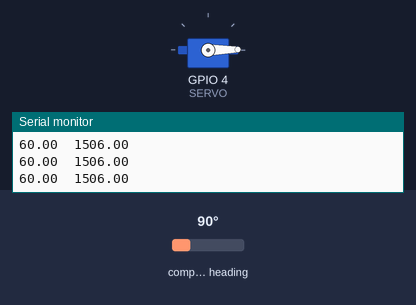
Recording of a program running on a simulated ESP32. On the bench: servo, the last lines printed to the serial monitor. Wiring (inferred from the names in the program): CMPS compass at I2C address 0x60; servo: signal GPIO 4. The test bench sets the inputs (shaded band); at power-on: compass heading 90°. Servo pulses on a pin are drawn as a servo (544–2400 µs = 0–180°).

Above: at 1.2 s.
1.3 s: compass heading set to 180°
At 2.5 s:
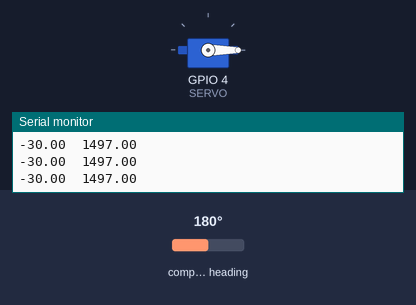
2.8 s: compass heading set to 7°
At 3.5 s:
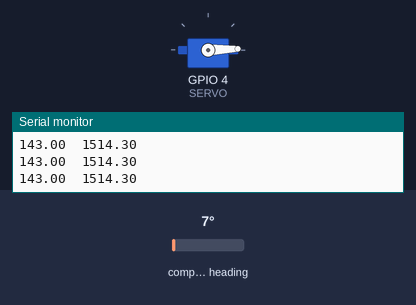
Timing chart, 0 to 5.8 s (numbered marks = the images above; inputs shaded):
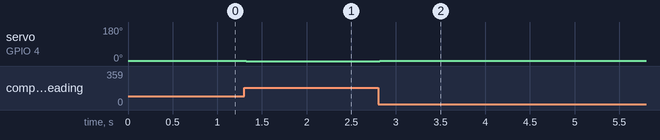

Measured:
- after the input at 1.3 s, servo on GPIO 4 (SERVO): 1° → 0° at once
- after the input at 2.8 s, servo on GPIO 4 (SERVO): 0° → 2° at once

The program:

main.cpp
```cpp
#include <Arduino.h>
#include <Wire.h>
#include <Servo.h>

#define CMPS12_ADDRESS 0x60 // Address of CMPS12 shifted right one bit for arduino wire library
#define ANGLE_8 0x01        // Register to read 8bit angle from

Servo myservo; // create servo object to control a servo
// twelve servo objects can be created on most boards

int pos = 0; // variable to store the servo position

unsigned char high_byte, low_byte, angle8;
char pitch, roll;
unsigned int angle16;
int SERVO = 4;
const int offset = 3;
float erreur = 0;
float SP = 150;
float sortie = 0;
//float Kp = (1700 - 1300)/360;
float Kp = 0.1;
float K = 1500;

int convertionDegree(float degree)
{
  // convertir un angle en degré en angle en microsecondes
  int tempsHaut = 0;
  tempsHaut = degree * 11 + 1500;
  return tempsHaut;
}

// void convertionVitesse(float vitesse)
// {
//   if (vitesse > 0)
//   {
//     digitalWrite(SERVO, HIGH); // sets the LED on (5V on pin 13)
//     delayMicroseconds(1450);
//     digitalWrite(SERVO, LOW); // sets the LED off (0V on pin 13)
//     delay(20);
//   }
//   else if (vitesse < 0)
//   {
//     digitalWrite(SERVO, HIGH); // sets the LED on (5V on pin 13)
//     delayMicroseconds(1550);
//     digitalWrite(SERVO, LOW); // sets the LED off (0V on pin 13)
//     delay(20);
//   }
//   else
//   {
//     digitalWrite(SERVO, HIGH); // sets the LED on (5V on pin 13)
//     delayMicroseconds(1500);
//     digitalWrite(SERVO, LOW); // sets the LED off (0V on pin 13)
//     delay(20);
//   }
// }

void convertionVitesse(float vitesse)
{
  sortie = Kp * vitesse + K;
  digitalWrite(SERVO, HIGH); // sets the LED on (5V on pin 13)
  delayMicroseconds(sortie);
  digitalWrite(SERVO, LOW); // sets the LED off (0V on pin 13)
  delay(20);
}

void setup()
{
  Serial.begin(9600); // Start serial port
  Wire.begin();       // Start I2C
  // myservo.attach(4);  // attaches the servo on pin 9 to the servo object
  pinMode(SERVO, OUTPUT);
}

void loop()
{

  // myservo.write(90 + offset);             // vitesse de rotation du servo nulle
  // myservo.write(0 + offset);              // vitesse de rotation du servo CW max
  // myservo.write(180 + offset);            // vitesse de rotation du servo CCW max
  // myservo.write(10 + offset);             // vitesse de rotation du servo CW autre
  // myservo.write(135 + offset);            // vitesse de rotation du servo CCW autre
  Wire.beginTransmission(CMPS12_ADDRESS); // starts communication with CMPS12
  Wire.write(ANGLE_8);                    // Sends the register we wish to start reading from

  Wire.endTransmission();

  // Request 5 bytes from the CMPS12
  // this will give us the 8 bit bearing,
  // both bytes of the 16 bit bearing, pitch and roll
  Wire.requestFrom(CMPS12_ADDRESS, 5);

  while (Wire.available() < 5)
    ; // Wait for all bytes to come back

  angle8 = Wire.read(); // Read back the 5 bytes
  high_byte = Wire.read();
  low_byte = Wire.read();
  pitch = Wire.read();
  roll = Wire.read();

  angle16 = high_byte; // Calculate 16 bit angle
  angle16 <<= 8;
  angle16 += low_byte;

  erreur = SP - (angle16 / 10.0);
  //sortie = erreur * K;
  convertionVitesse(erreur);
  Serial.print(erreur);
  Serial.print("\t");
  Serial.println(sortie);
  // Serial.println(angle16 / 10.0);
  // Serial.print("roll: ");               // Display roll data
  // Serial.print(roll, DEC);

  // Serial.print("    pitch: ");          // Display pitch data
  // Serial.print(pitch, DEC);

  // Serial.print("angle full: "); // Display 16 bit angle with decimal place
  // Serial.print(angle16 / 10, DEC);
  // Serial.print(".");
  // Serial.println(angle16 % 10, DEC);

  // Serial.print("    angle 8: "); // Display 8bit angle
  // Serial.println(angle8, DEC);
}
```
